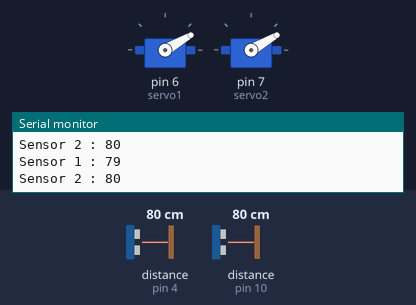
Bench run of a sketch on a simulated Arduino Uno, built with avr-gcc and run on an emulated ATmega328P. On the bench: 2 × servo, the last lines printed to the serial monitor. Wiring (inferred from the names in the program): 2 × ultrasonic range finder: trigger pin 5, echo pin 4 / trigger pin 9, echo pin 10. The test bench sets the inputs (shaded band); at power-on: distance to the obstacle (sensors on pin 4, pin 10) 80 cm. The echo pulse lasts 58.3 µs per cm.

Above: at 1.2 s.
1.3 s: distance to the obstacle (sensor on pin 4) set to 6 cm
2.9 s: distance to the obstacle (sensor on pin 4) set to 3 cm
At 4.7 s:
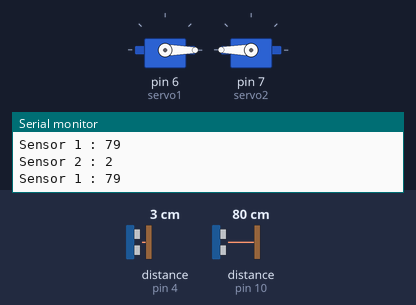
10.7 s: distance to the obstacle (sensor on pin 4) set to 9 cm
At 11.8 s:
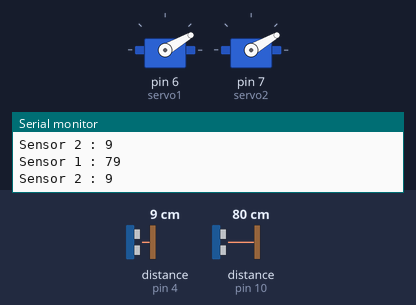
Timing chart, 0 to 13.2 s (numbered marks = the images above; inputs shaded):
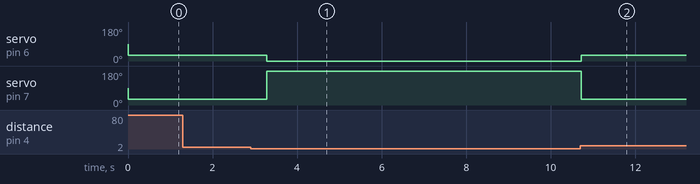

Measured:
- the behaviour switches between 5 and 4 cm on distance to the obstacle (sensor on pin 4) (found by bisection; images 0 and 1)
- after the input at 2.9 s, servo on pin 6 (servo1): 30° → 0° after 0.38 s; servo on pin 7 (servo2): 30° → 180° after 0.38 s
- after the input at 10.7 s, servo on pin 6 (servo1): 0° → 30° at once; servo on pin 7 (servo2): 180° → 30° at once

The sketch:

groupc.ino
```cpp
#include <Servo.h>

Servo servo1;
Servo servo2;

int TriggerPIN1 = 9;
int EchoPIN1 = 10;
int TriggerPIN2 = 5;
int EchoPIN2 = 4;

void setup(){
  servo1.attach(6);
  servo2.attach(7);
  pinMode(TriggerPIN1,OUTPUT);
  pinMode(EchoPIN2,INPUT);
  pinMode(TriggerPIN2,OUTPUT);
  pinMode(EchoPIN2,INPUT);
  Serial.begin(9600);
  }

void loop(){
  digitalWrite(TriggerPIN1,LOW);
  delayMicroseconds(2);
  digitalWrite(TriggerPIN1,HIGH);
  delayMicroseconds(2);
  digitalWrite(TriggerPIN1,LOW);

  long timedelay = pulseIn(EchoPIN1,HIGH);
  int distance1 = 0.0343 * (timedelay/2);

  Serial.print("Sensor 1 : ");
  Serial.println(distance1);

  delayMicroseconds(2);

  digitalWrite(TriggerPIN2,LOW);
  delayMicroseconds(2);
  digitalWrite(TriggerPIN2,HIGH);
  delayMicroseconds(2);
  digitalWrite(TriggerPIN2,LOW);

  long td = pulseIn(EchoPIN2,HIGH);
  int distance2 = 0.0343 * (td/2);

  Serial.print("Sensor 2 : ");
  Serial.println(distance2);

  if(distance2 > 4 && distance1 > 4){
   servo1.write(30);  //makes the rover turn leftwards
   servo2.write(30);
   delay(400);
    }
  else if (distance2 < 4 && distance1 > 4){
    servo1.write(0); //makes the rover move in a continuous straight line
    servo2.write(180);
    }
//  else if(distance2 < 4 && distance1 < 4){
//   servo1.write(360);  //makes the rover turn rightwards
//   servo2.write(360);
//   delay(1500);
//    }
  }


  
```
